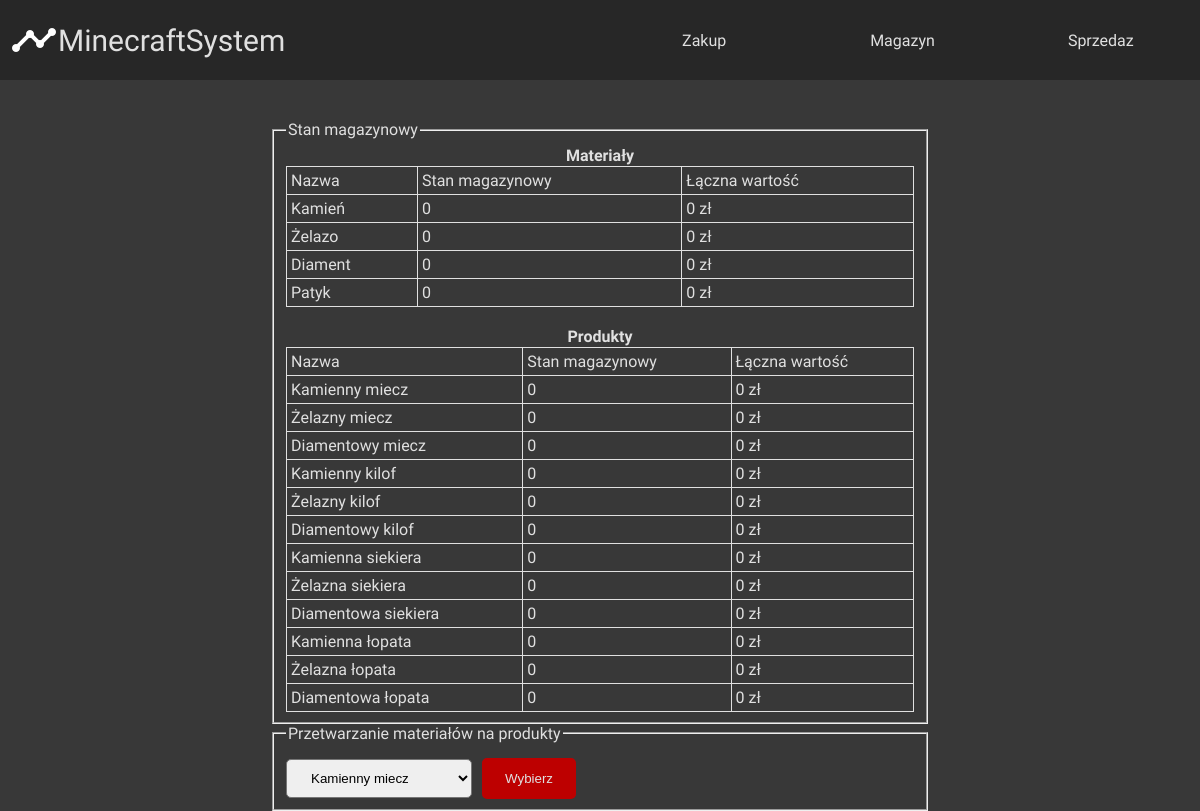
The app's page /magazyn.php with its own data.
### tables this page shows
CREATE TABLE `materialy` (
  `id` int(11) NOT NULL,
  `nazwa` varchar(35) NOT NULL,
  `stan_magazynowy` int(11) NOT NULL,
  `cena` int(11) NOT NULL
);

CREATE TABLE `produkty` (
  `id` int(11) NOT NULL,
  `nazwa` varchar(35) NOT NULL,
  `cena` float NOT NULL,
  `stan_magazynowy` int(11) NOT NULL
);

### magazyn.php (the view, shortened to what this page needs)
<?php
    $database = @new mysqli('localhost', 'root', '', 'minecraftsystems');
    if($database->connect_errno!=0){
        echo "Nastąpił problem z połączeniem! <br/> Error: ".$database->connect_errno;
        exit();
    } else {
        $database->query("set names utf8");
    }
?>
<!DOCTYPE html>
<html>
<head>
    <link rel='stylesheet' type='text/css' media='screen' href='main.css'>
</head>
<body>
    <nav>
        <div id="logo">
            <a href="index.php">
                <img src="img/logo.png" alt="logo">
                MinecraftSystem
            </a>
        </div>
        <ul class="links">
            <li><a href="zakup.php">Zakup</a></li>
            <li><a href="magazyn.php">Magazyn</a></li>
            <li><a href="sprzedaz.php">Sprzedaz</a></li>
        </ul>
    </nav>
    <main>
        <fieldset>
            <legend>Stan magazynowy</legend>
            <table>
                <tr>
                    <th colspan="3">Materiały</th>
                </tr>
                <tr>
                    <td>Nazwa</td>
                    <td>Stan magazynowy</td>
                    <td>Łączna wartość</td>
                </tr>
                <?php
                    $result_stan_materialy=$database->query("SELECT materialy.nazwa, materialy.stan_magazynowy, materialy.cena FROM materialy");
                    while($row_stan_materialy = $result_stan_materialy->fetch_assoc()){
                        $wartosc_materialy = $row_stan_materialy['stan_magazynowy'] * $row_stan_materialy['cena'];
                        echo "<tr> <td>".$row_stan_materialy['nazwa']."</td> <td>".$row_stan_materialy['stan_magazynowy']."</td> <td>$wartosc_materialy zł</td></tr>";
                    }
                    ?>
            </table>
            <br/>
            <table>
                <tr>
                    <th colspan="3">Produkty</th>
                </tr>
                <tr>
                    <td>Nazwa</td>
                    <td>Stan magazynowy</td>
                    <td>Łączna wartość</td>
                </tr>
                <?php
                    $result_stan_produkty=$database->query("SELECT produkty.nazwa, produkty.stan_magazynowy, produkty.cena FROM produkty");
                    while($row_stan_produkty = $result_stan_produkty->fetch_assoc()){
                        $wartosc_produkty = $row_stan_produkty['stan_magazynowy'] * $row_stan_produkty['cena'];
                        echo "<tr> <td>".$row_stan_produkty['nazwa']."</td> <td>".$row_stan_produkty['stan_magazynowy']."</td><td>$wartosc_produkty zł</td></tr>";
                    }
                ?>
            </table>
        </fieldset>
        <fieldset>
            <legend>Przetwarzanie materiałów na produkty</legend>
            <?php
                if(!isset($_POST['choice']) || empty($_POST['choice'])){
                    echo "<form method='post' action='magazyn.php'><select name='choice'>";
                    $result_przetwarzanie1 = $database->query("SELECT produkty.id, produkty.nazwa FROM produkty;");
                    while($row_przetwarzanie1 = $result_przetwarzanie1->fetch_assoc()){
                        echo "<option value='".$row_przetwarzanie1['nazwa']."'>".$row_przetwarzanie1['nazwa']."</option>";
                    }
                    echo "<select/><input id='wybor_tworzenie' type='submit' value='Wybierz'></form>";
                }
            ?>
        </fieldset>
    </main>
</body>
</html>

### main.css (style rules this page uses)
body { background-color: #383838; color: #e0e0e0; font-family: 'Ubuntu', sans-serif; margin: 0px; }
main { width: 55%; margin: 5vh auto 0 auto; }
table { width: 100%; border-collapse: collapse; }
td { border: 1px solid #e0e0e0; padding: 4px; }
input[type=reset], input[type=submit] { padding: 10px 20px; border-radius: 5px; float: right; margin: 10px 10px 0px 10px; }
input[type=submit] { border: 3px solid #bd0000; color: #e0e0e0; background-color: #bd0000; }
select { padding: 10px 20px; border-radius: 5px; }
#wybor_tworzenie { float: none; }
nav { display: flex; height: 10vh; justify-content: space-between; background-color: #272727; }
.links { list-style: none; display: flex; width: 50%; padding-left: 0px; margin-top: 0px; height: 10vh; }
a { color: inherit; text-decoration: none; display: flex; align-items: center; justify-content: center; height: 100%; }
#logo { width: 50%; font-size: 30px; display: flex; align-items: center; margin-left: 10px; }
li { width: 100%; height: 100%; }

### records on screen
materialy: nazwa "Kamień", stan_magazynowy "0"
materialy: nazwa "Żelazo", stan_magazynowy "0"
materialy: nazwa "Diament", stan_magazynowy "0"
materialy: nazwa "Patyk", stan_magazynowy "0"
produkty: nazwa "Kamienny miecz", stan_magazynowy "0"
produkty: nazwa "Żelazny miecz", stan_magazynowy "0"
produkty: nazwa "Diamentowy miecz", stan_magazynowy "0"
produkty: nazwa "Kamienny kilof", stan_magazynowy "0"
produkty: nazwa "Żelazny kilof", stan_magazynowy "0"
produkty: nazwa "Diamentowy kilof", stan_magazynowy "0"
produkty: nazwa "Kamienna siekiera", stan_magazynowy "0"
produkty: nazwa "Żelazna siekiera", stan_magazynowy "0"
produkty: nazwa "Diamentowa siekiera", stan_magazynowy "0"
produkty: nazwa "Kamienna łopata", stan_magazynowy "0"
produkty: nazwa "Żelazna łopata", stan_magazynowy "0"
produkty: nazwa "Diamentowa łopata", stan_magazynowy "0"

### other values on screen
form field choice "Kamienny miecz"
